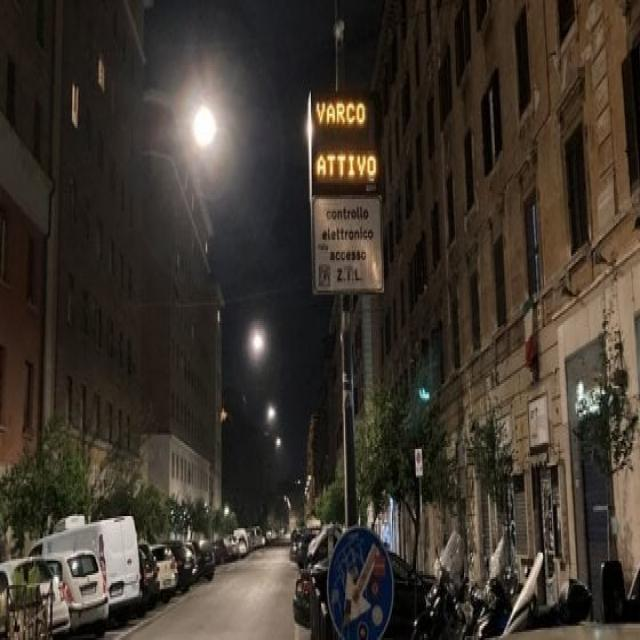
#> input picture progetto_lampioni/roboflow/test/images/immagine_lab_ia-1-_jpg.rf.bbe7082e00bc3ec42ff243f08fd0349b.jpg, 640 x 640 px, found by its file name
$ python prova.py
#> lines starting #> are read from the running program, lines starting #| are printed output that depends on the picture; after the words box and inside, x2 and y2 are one past the last pixel; in counts of white or black regions, pixels touching at a corner belong together
#> further down, image is the input picture: shape (640, 640, 3); mean B, G, R 44.7, 53.5, 61.4
#| (640, 640, 3)
from pprint import pprint
import cv2
import numpy as np
from sklearn.metrics import f1_score, precision_score, recall_score

def individua_lampioni_colore(img):
    hsv = cv2.cvtColor(img, cv2.COLOR_BGR2HSV)
#> hsv: shape (640, 640, 3); mean H, S, V 29.8, 84.4, 62.2
    cv2.imshow('hsv', hsv)
    lower_color = np.array([0, 0, 200])
    upper_color = np.array([200, 80, 255])
    mask = cv2.inRange(hsv, lower_color, upper_color)
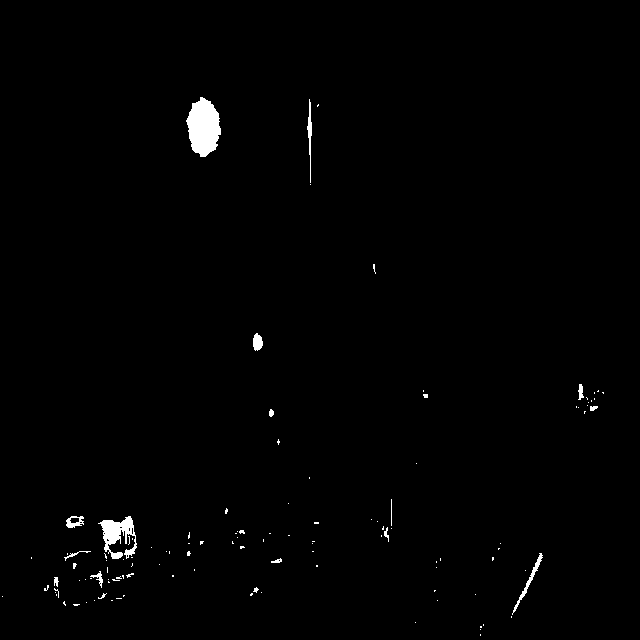
#> mask: shape (640, 640); 0.92% white; 117 white regions (102 under 20 px), largest, box (x1, y1, x2, y2) and area: (186, 97, 221, 157) 1473, (98, 516, 137, 559) 808, (512, 553, 543, 615) 221
    cv2.imshow('mask', mask)
    kernel = np.ones((11, 11), np.uint8)
    opening = cv2.morphologyEx(mask, cv2.MORPH_CLOSE, kernel)
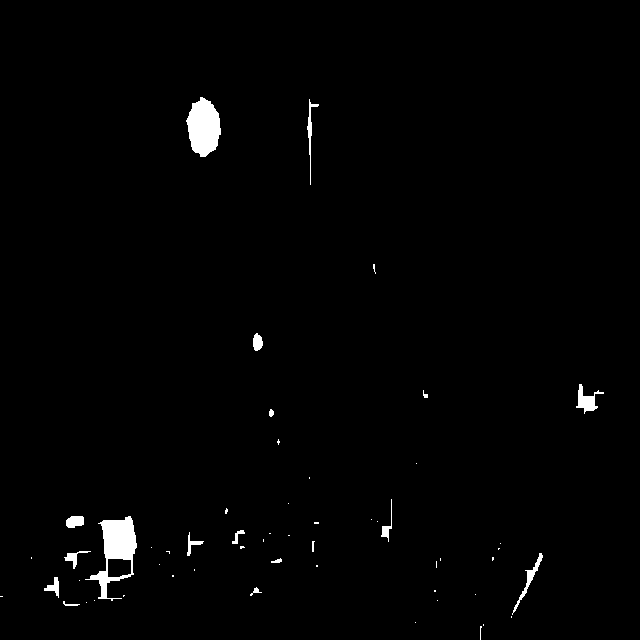
#> opening: shape (640, 640); 1.3% white; 55 white regions (37 under 20 px)
    return opening

def cerchia(res):
    contours, _ = cv2.findContours(res, cv2.RETR_EXTERNAL, cv2.CHAIN_APPROX_SIMPLE)
#> contours = 55 contours, 40 with area under 20; largest, box (x1, y1, x2, y2) and area: (85, 516, 137, 601) 1932, (186, 97, 221, 157) 1416, (576, 384, 604, 414) 271, (512, 553, 543, 615) 195, (66, 516, 84, 528) 156

    # Filtra i contorni per eliminare riflessioni e altre sorgenti luminose
    filtered_contours = []
    for contour in contours:
        # Calcola l'area del contorno
        area = cv2.contourArea(contour)

        if area > 1:
        # Calcola il perimetro del contorno
            perimeter = cv2.arcLength(contour, True)

            # Calcola il rapporto tra area e perimetro
            circularity = 4 * np.pi * area / (perimeter * perimeter)

            # Filtra i contorni in base alla circularità
            if circularity > 0.6:
                filtered_contours.append(contour)
#> this loop made 55 passes
#> (area, perimeter, circularity) on passes 13, 15, 22, 25, 27, 36, 37, 41, 42, 45, 49, 51: (21.5, 32.73, 0.252), (104, 64.49, 0.314), (20.5, 25.07, 0.41), (195, 156.7, 0.0998), (100, 80.14, 0.196), (72.5, 73.9, 0.167), (44.5, 47.07, 0.252), (1932, 300.6, 0.269), (155.5, 50.73, 0.759), (70.5, 101.1, 0.0867), (22, 18.49, 0.809), (271, 120.6, 0.234)
#> after the loop, filtered_contours = 4 contours; box (x1, y1, x2, y2) and area: (186, 97, 221, 157) 1416, (66, 516, 84, 528) 156, (253, 333, 263, 351) 116, (269, 409, 274, 417) 22

    bounding_boxes = []
    for contour in filtered_contours:
        # Ottieni il bounding box del contorno
        x, y, w, h = cv2.boundingRect(contour)

        # Aggiungi il bounding box alla lista dei bounding box
        bounding_boxes.append((0.0, float(x), float(y), float(w), float(h)))
#> this loop made 4 passes
#> (x, y, w, h) on passes 1 to 4: (66, 516, 18, 12), (269, 409, 5, 8), (253, 333, 10, 18), (186, 97, 35, 60)
#> after the loop, bounding_boxes = [(0, 66, 516, 18, 12), (0, 269, 409, 5, 8), (0, 253, 333, 10, 18), (0, 186, 97, 35, 60)]

    # Disegna i contorni filtrati sull'immagine originale
    return cv2.drawContours(image.copy(), filtered_contours, -1, (0, 255, 0), 2), bounding_boxes

def caricafile(file):
    with open(file, 'r') as f:
        res = [tuple(map(float, line.strip().split())) for line in f]
    return res

def foo(file):
    with open(file, 'r') as f:
       res = [1 for line in f]
    return res


# Esempio di utilizzo
image = cv2.imread('roboflow\\test\\images\\immagine_lab_ia-1-_jpg.rf.bbe7082e00bc3ec42ff243f08fd0349b.jpg')
# stampa dimensioni immagine
print(image.shape)

# image = cv2.imread('data/lab2.jpg')
result = individua_lampioni_colore(image)
result, bounding = cerchia(result)
#> bounding has the same summary as bounding_boxes in cerchia
cv2.imshow('Risultato', result)
cv2.waitKey(0)
cv2.destroyAllWindows()

print(bounding)
#| [(0.0, 66.0, 516.0, 18.0, 12.0), (0.0, 269.0, 409.0, 5.0, 8.0), (0.0, 253.0, 333.0, 10.0, 18.0), (0.0, 186.0, 97.0, 35.0, 60.0)]
#> (the run stopped early here; a loop or call above may not have finished)

$ run again, with progetto_lampioni/roboflow/test/images/immagine_lab_ia-10-_jpg.rf.7139426637b014084a994c181173c773.jpg copied over progetto_lampioni/roboflow/test/images/immagine_lab_ia-1-_jpg.rf.bbe7082e00bc3ec42ff243f08fd0349b.jpg
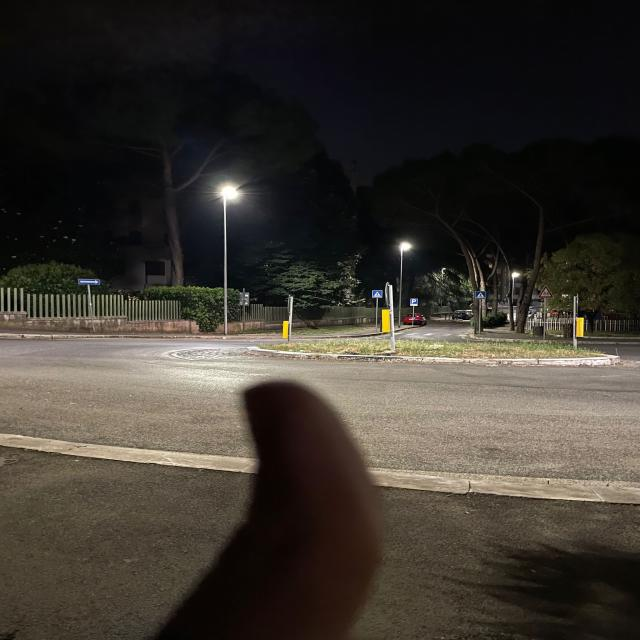
#> input picture progetto_lampioni/roboflow/test/images/immagine_lab_ia-10-_jpg.rf.7139426637b014084a994c181173c773.jpg, 640 x 640 px, found by its file name
#> image is the input picture: shape (640, 640, 3); mean B, G, R 47.9, 54.9, 60.1
#| (640, 640, 3)
#> hsv: shape (640, 640, 3); mean H, S, V 45.9, 72.6, 61.5
#> in individua_lampioni_colore, `mask = cv2.inRange(hsv, lower_color, upper_color)`:
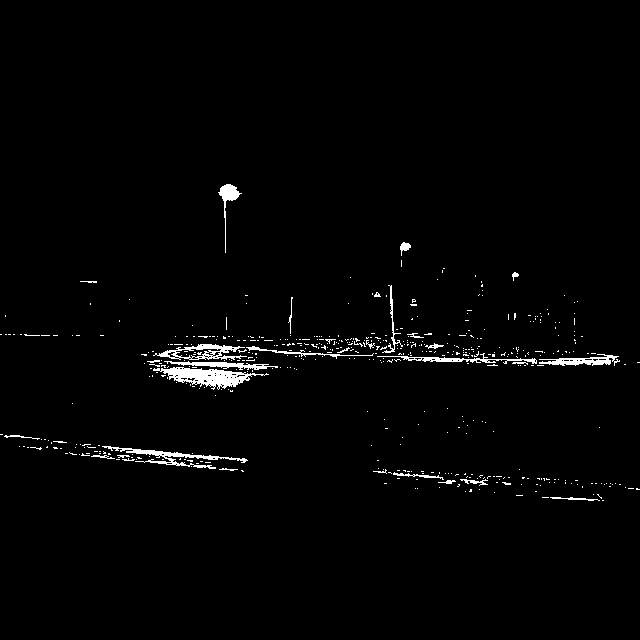
#> mask: shape (640, 640); 1.7% white; 510 white regions (480 under 20 px), largest, box (x1, y1, x2, y2) and area: (153, 367, 269, 390) 1154, (102, 446, 248, 469) 709, (153, 344, 247, 360) 596
#> in individua_lampioni_colore, `opening = cv2.morphologyEx(mask, cv2.MORPH_CLOSE, kernel)`:
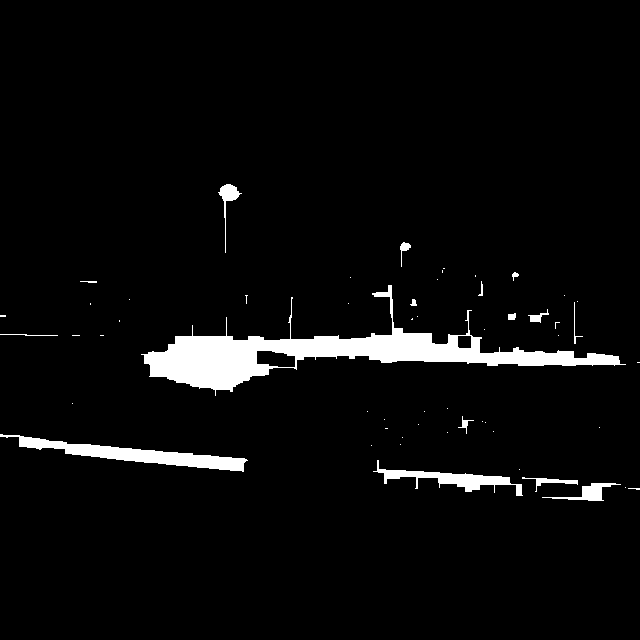
#> opening: shape (640, 640); 4.3% white; 55 white regions (39 under 20 px)
#> contours = 55 contours, 44 with area under 20; largest, box (x1, y1, x2, y2) and area: (141, 285, 626, 396) 11738, (0, 434, 248, 472) 2474, (373, 460, 523, 496) 1181, (542, 483, 621, 501) 370, (218, 184, 242, 253) 256
#> the loop in cerchia, `for contour in contours: # Calcola l'area del contorno` made 55 passes
#> (area, perimeter, circularity) on passes 3, 4, 6, 10, 19, 35, 36, 41: (370.5, 188.7, 0.131), (144.5, 138.7, 0.0944), (1181, 427.3, 0.0813), (2474.5, 541.8, 0.106), (35.5, 61.07, 0.12), (35, 24.83, 0.713), (73.5, 61.9, 0.241), (21, 21.66, 0.563)
#> after the loop in cerchia, `for contour in contours:`: filtered_contours = 1 item
#> the loop in cerchia, `for contour in filtered_contours:` made 1 pass
#> (x, y, w, h) on pass 1: (508, 313, 8, 7)
#> after the loop in cerchia, `for contour in filtered_contours:`: bounding_boxes = [(0, 508, 313, 8, 7)]
#| [(0.0, 508.0, 313.0, 8.0, 7.0)]

$ run again, with progetto_lampioni/roboflow/test/images/immagine_lab_ia-11-_jpg.rf.1a5dea0c66e06da0b092d79309fbdb10.jpg copied over progetto_lampioni/roboflow/test/images/immagine_lab_ia-1-_jpg.rf.bbe7082e00bc3ec42ff243f08fd0349b.jpg
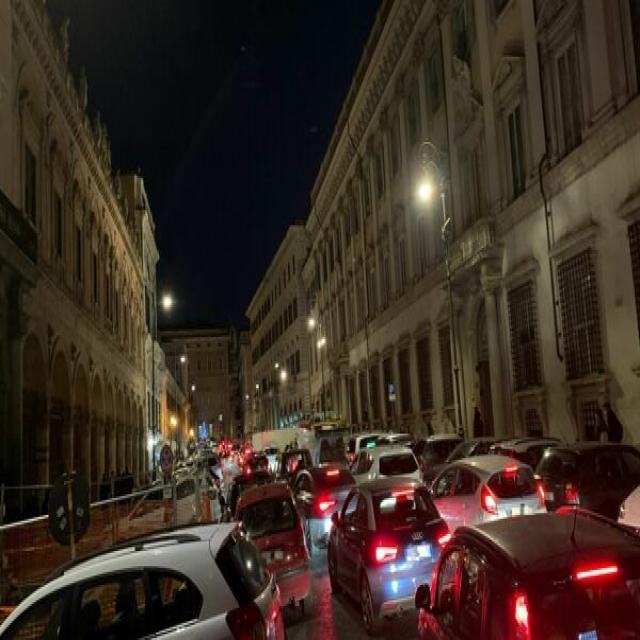
#> input picture progetto_lampioni/roboflow/test/images/immagine_lab_ia-11-_jpg.rf.1a5dea0c66e06da0b092d79309fbdb10.jpg, 640 x 640 px, found by its file name
#> image is the input picture: shape (640, 640, 3); mean B, G, R 34.3, 44.6, 58
#| (640, 640, 3)
#> hsv: shape (640, 640, 3); mean H, S, V 41.7, 130.3, 59.6
#> in individua_lampioni_colore, `mask = cv2.inRange(hsv, lower_color, upper_color)`:
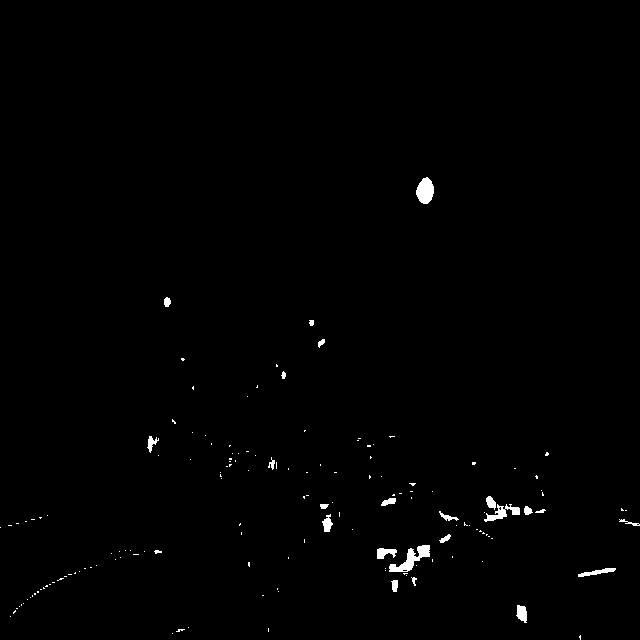
#> mask: shape (640, 640); 0.7% white; 152 white regions (128 under 20 px), largest, box (x1, y1, x2, y2) and area: (389, 545, 430, 572) 446, (416, 177, 434, 204) 354, (484, 504, 520, 522) 261
#> in individua_lampioni_colore, `opening = cv2.morphologyEx(mask, cv2.MORPH_CLOSE, kernel)`:
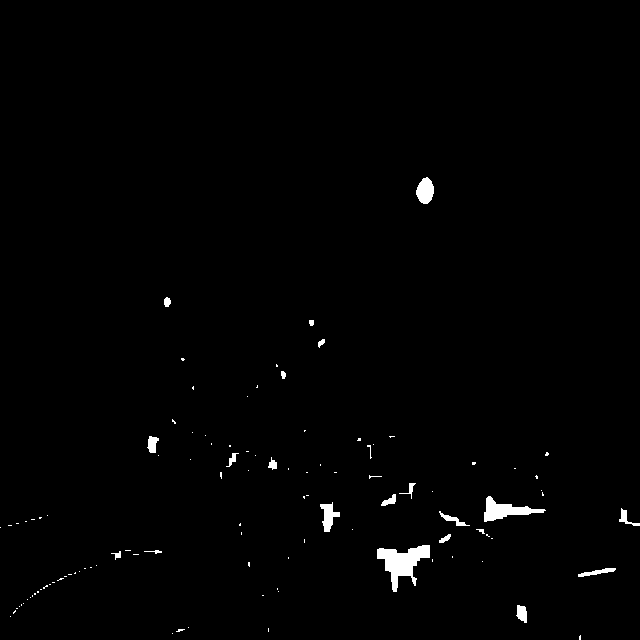
#> opening: shape (640, 640); 1% white; 107 white regions (85 under 20 px)
#> contours = 107 contours, 89 with area under 20; largest, box (x1, y1, x2, y2) and area: (377, 545, 430, 592) 1040, (484, 496, 546, 522) 590, (416, 177, 434, 204) 323, (320, 502, 340, 532) 252, (516, 605, 527, 623) 122
#> the loop in cerchia, `for contour in contours: # Calcola l'area del contorno` made 107 passes
#> (area, perimeter, circularity) on passes 10, 30, 40, 43, 47, 59, 60, 61: (121.5, 48.73, 0.643), (108.5, 82.38, 0.201), (23.5, 32.24, 0.284), (1040, 218.8, 0.273), (41, 32.14, 0.499), (92.5, 78.04, 0.191), (85.5, 68.73, 0.227), (252.5, 93.56, 0.363)
#> after the loop in cerchia, `for contour in contours:`: filtered_contours = 16 contours, 10 with area under 20; largest, box (x1, y1, x2, y2) and area: (416, 177, 434, 204) 323, (516, 605, 527, 623) 122, (147, 436, 159, 453) 114, (164, 297, 171, 307) 42, (318, 339, 325, 348) 26, (281, 371, 286, 379) 22
#> the loop in cerchia, `for contour in filtered_contours:` made 16 passes
#> (x, y, w, h) on passes 1, 5, 6, 7, 8, 9, 10, 12: (516, 605, 11, 18), (535, 475, 3, 4), (472, 462, 4, 3), (545, 452, 4, 4), (357, 438, 4, 3), (147, 436, 12, 17), (281, 371, 5, 8), (181, 358, 4, 3)
#> after the loop in cerchia, `for contour in filtered_contours:`: bounding_boxes = 16 items, first 6: (0, 516, 605, 11, 18), (0, 239, 523, 2, 3), (0, 39, 517, 3, 2), (0, 303, 496, 2, 3), (0, 535, 475, 3, 4), (0, 472, 462, 4, 3)
#> bounding has the same summary as bounding_boxes in cerchia
#> (printed output is left out)
